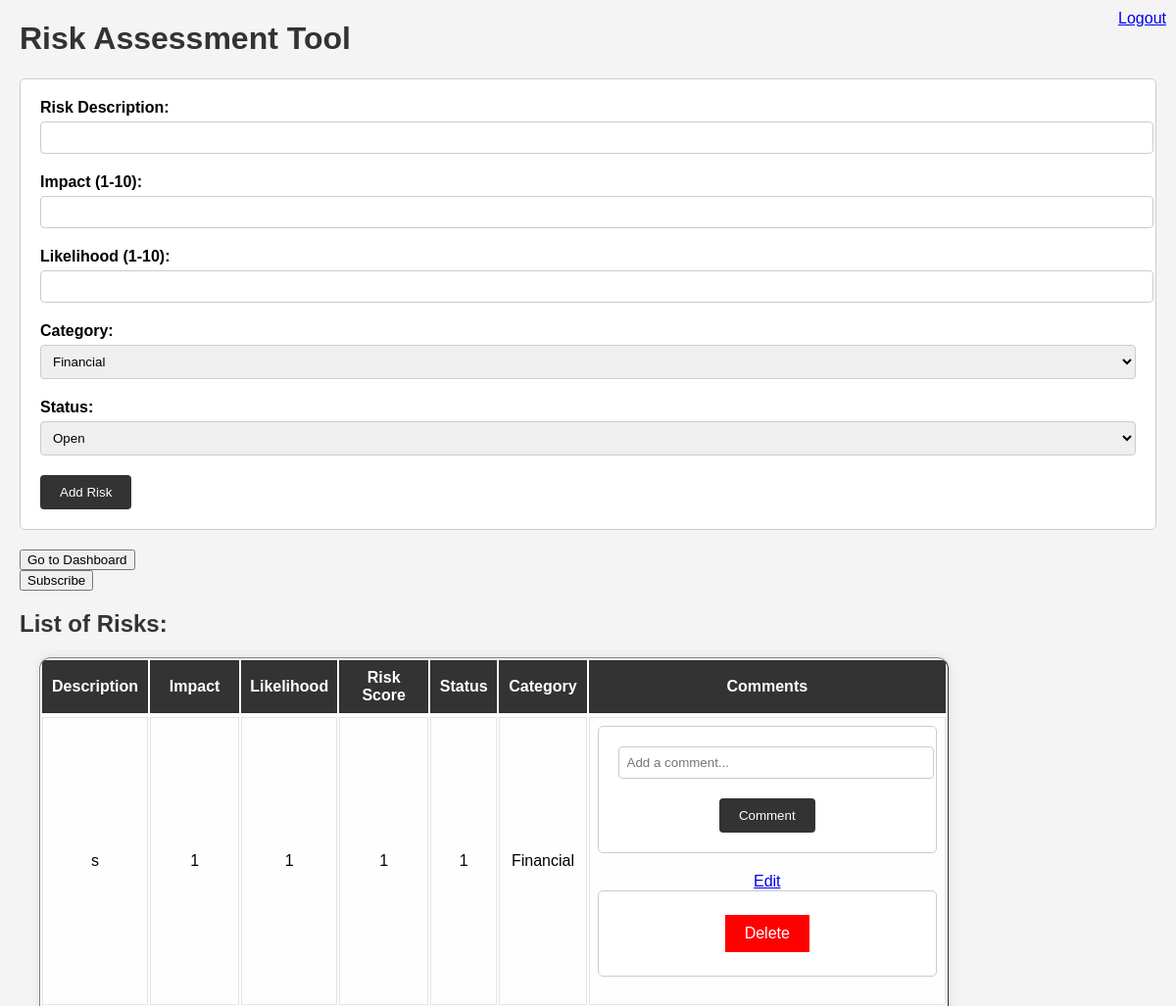
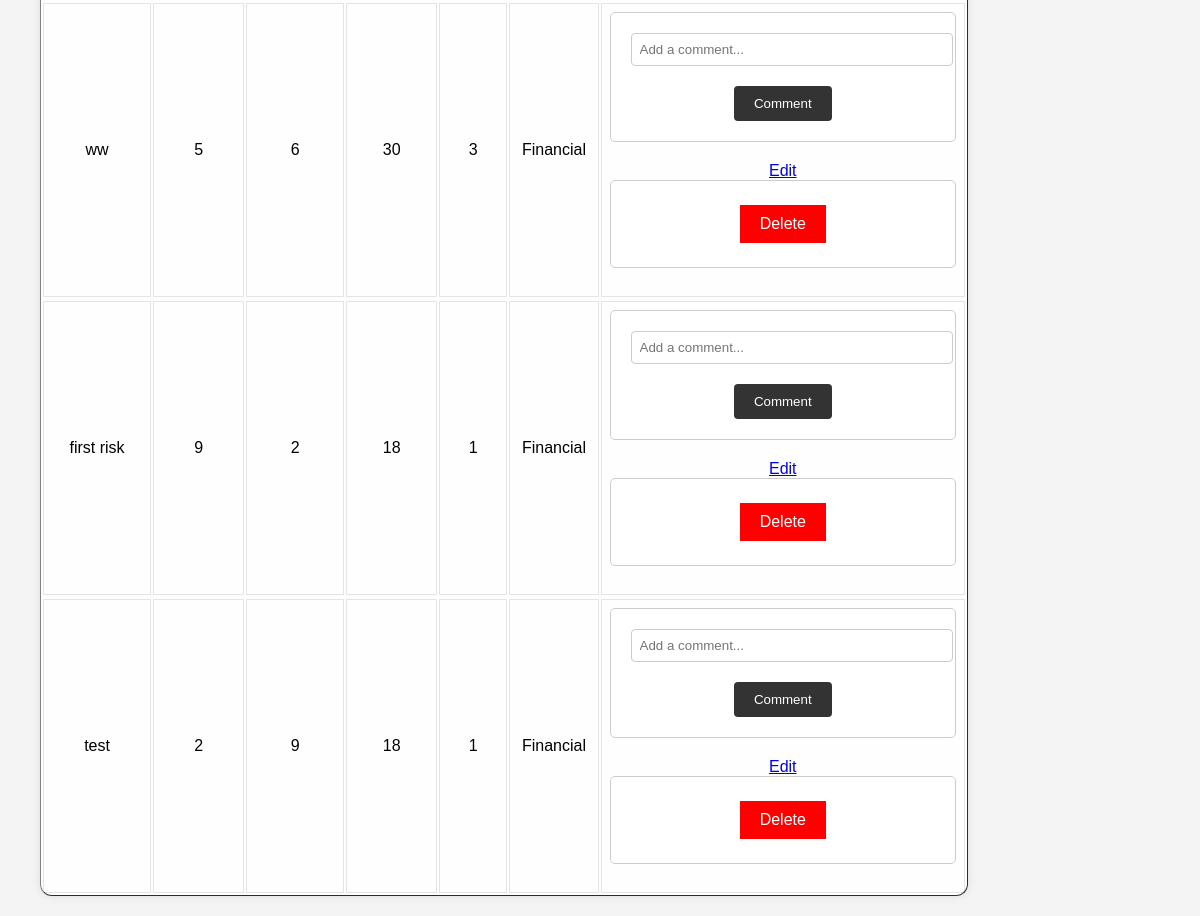
Page / (signed in) on the earlier database version (2 pictures, top to bottom).
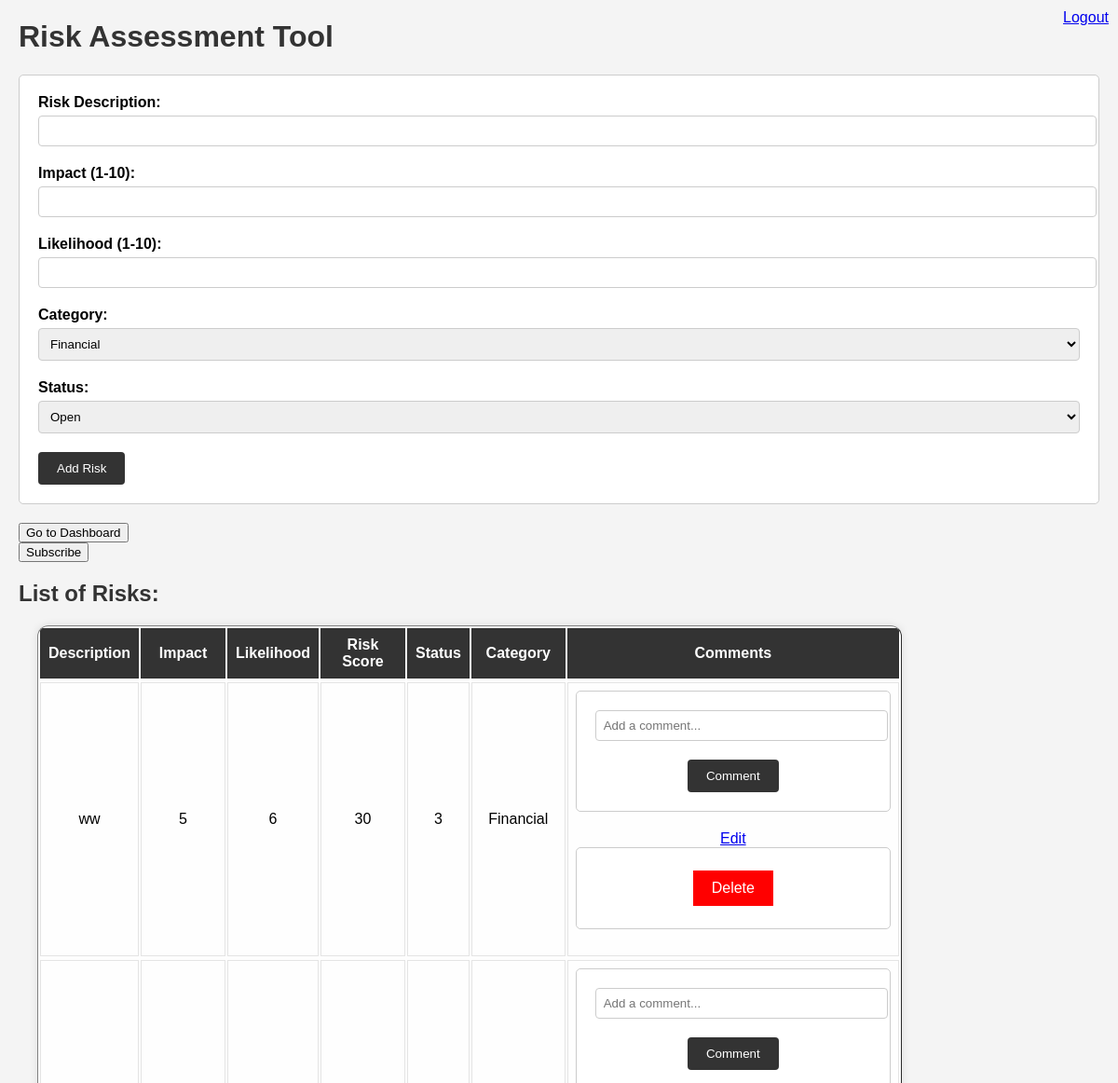
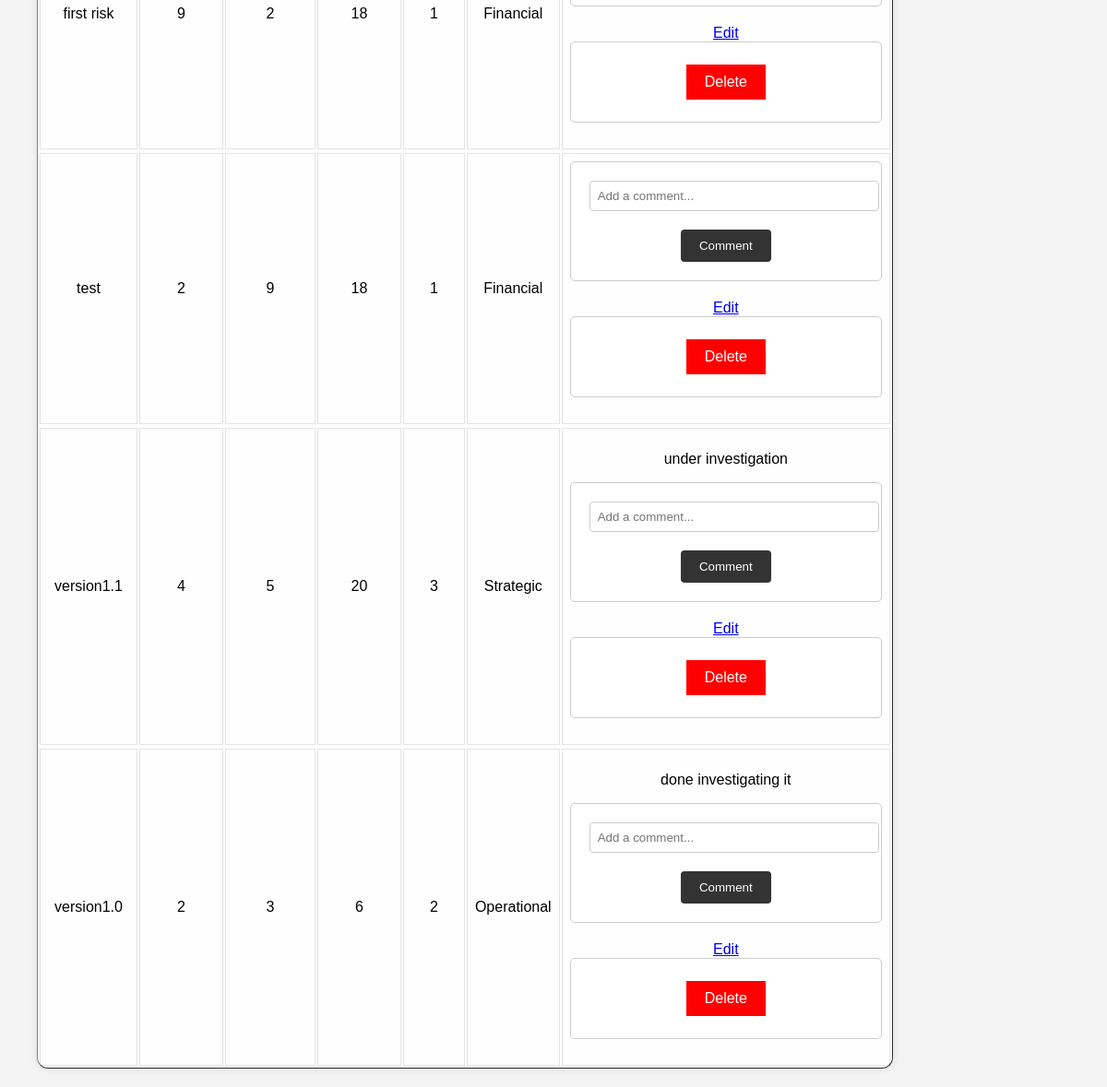
Same page on the later database version (2 pictures, top to bottom).
### tables this page shows
CREATE TABLE Risks (
        id INTEGER PRIMARY KEY,
        description TEXT NOT NULL,
        impact INTEGER NOT NULL,
        likelihood INTEGER NOT NULL,
        risk_score INTEGER NOT NULL,
        category_id INTEGER
    , status_id INTEGER REFERENCES Statuses(id));

CREATE TABLE Categories (
        id INTEGER PRIMARY KEY,
        name TEXT NOT NULL UNIQUE
    );

CREATE TABLE Comments (
        id INTEGER PRIMARY KEY,
        risk_id INTEGER,
        comment_text TEXT NOT NULL,
        FOREIGN KEY (risk_id) REFERENCES Risks(id)
    );

### app.py (the view, shortened to what this page needs)
@app.route('/', methods=['GET', 'POST'])
@login_required
def index():
    categories = get_all_categories()
    statuses = get_all_statuses()  # Fetch all statuses
    risks = get_all_risks()
    risks_with_comments = []
    for risk in risks:
        comments = get_comments_for_risk(risk[0])
        risk_data = {
            'risk': risk,
            'comments': comments
        }
        risks_with_comments.append(risk_data)
    print(risks_with_comments)
    return render_template('index.html', risks=risks_with_comments, categories=categories, statuses=statuses)

### app.py (called while the page is built)
@login_manager.user_loader
def load_user(user_id):
    return User.get(user_id)

### models.py (called while the page is built)
    @staticmethod
    def get(user_id):
        user_data = get_user_by_id(user_id)
        if user_data:
            return User(user_data[0], user_data[1], user_data[2])
        return None

    @property
    def is_authenticated(self):
        return True

### risk_assessment_db.py (called while the page is built)
def get_all_risks():
    conn = sqlite3.connect('risks.db')
    cursor = conn.cursor()
    cursor.execute("""
    SELECT Risks.*, Categories.name, Statuses.status_name
    FROM Risks
    LEFT JOIN Categories ON Risks.category_id = Categories.id
    LEFT JOIN Statuses ON Risks.status_id = Statuses.id
    """)
    risks = cursor.fetchall()
    conn.close()
    return risks

def get_all_categories():
    conn = sqlite3.connect('risks.db')
    cursor = conn.cursor()
    cursor.execute("SELECT * FROM Categories")
    categories = cursor.fetchall()
    conn.close()
    return categories

def get_user_by_id(user_id):
    conn = sqlite3.connect('risks.db')
    cursor = conn.cursor()
    cursor.execute("SELECT * FROM Users WHERE id=?", (user_id,))
    user = cursor.fetchone()
    conn.close()
    return user

def get_comments_for_risk(risk_id):
    conn = sqlite3.connect('risks.db')
    cursor = conn.cursor()
    cursor.execute("SELECT * FROM Comments WHERE risk_id=?", (risk_id,))
    comments = cursor.fetchall()
    conn.close()
    return comments

def get_all_statuses():
    with sqlite3.connect('risks.db') as conn:
        return conn.execute("SELECT * FROM Statuses").fetchall()

### templates/index.html (shortened to what this page needs)
<!DOCTYPE html>
<html>
<head>
    <link rel="stylesheet" href="{{ url_for('static', filename='styles.css') }}">
</head>
<body>
    <div id="logout-btn">
        <a href="{{ url_for('logout') }}">Logout</a>
    </div>
    <h1>Risk Assessment Tool</h1>
    <form action="/" method="post">
        <label for="description">Risk Description:</label>
        <input type="text" name="description" required><br>
        <label for="impact">Impact (1-10):</label>
        <input type="number" name="impact" min="1" max="10" required><br>
        <label for="likelihood">Likelihood (1-10):</label>
        <input type="number" name="likelihood" min="1" max="10" required><br>
        <label for="category">Category:</label>
        {% if categories %}
        <select name="category">
            {% for category in categories %}
            <option value="{{ category[0] }}">{{ category[1] }}</option>
            {% endfor %}
        </select>
        {% else %}
        <p>No categories available. Please add some categories first.</p>
        {% endif %}
        <label for="status">Status:</label>
        {% if statuses %}
        <select name="status">
            {% for status in statuses %}
            <option value="{{ status[0] }}">{{ status[1] }}</option>
            {% endfor %}
        </select><br>
        {% else %}
        <p>No statuses available. Please add some statuses first.</p>
        {% endif %}
        <input type="submit" value="Add Risk">
    </form>
    <a href="{{ url_for('dashboard') }}">
        <button>Go to Dashboard</button>
    </a>
    <div>
    <a href="{{ url_for('subscribe') }}" >
        <button>Subscribe</button>
    </a>
    </div>
    <h2>List of Risks:</h2>
    <table border="1">
        <tr>
            <th>Description</th>
            <th>Impact</th>
            <th>Likelihood</th>
            <th>Risk Score</th>
            <th>Status</th>
            <th>Category</th>
            <th>Comments</th>
        </tr>
        {% for risk_data in risks %}
            <td>{{ risk_data['risk'][1] }}</td>
            <td>{{ risk_data['risk'][2] }}</td>
            <td>{{ risk_data['risk'][3] }}</td>
            <td>{{ risk_data['risk'][4] }}</td>
            <td>{{ risk_data['risk'][6] }}</td>
            <td>{{ risk_data['risk'][7] }}</td>
            <td>
                {% for comment in risk_data['comments'] %}
                <p>{{ comment[2] }}</p>
                {% endfor %}
                <form action="/add_comment/{{ risk_data['risk'][0] }}" method="post">
                    <input type="text" name="comment_text" placeholder="Add a comment..." required>
                    <input type="submit" value="Comment">
                </form>
                <a href="{{ url_for('edit_risk', risk_id=risk_data['risk'][0]) }}">Edit</a>
                <form action="{{ url_for('delete_risk', risk_id=risk_data['risk'][0]) }}" method="post" onsubmit="return confirm('Are you sure you want to delete this risk?');">
                    <button class="delete-button" onclick="return confirmDelete();" type="submit">Delete</button>
                </form>
            </td>
        {% endfor %}
    </table>
</body>
</html>

### static/styles.css (style rules this page uses)
body { font-family: Arial, sans-serif; margin: 20px; background: #f4f4f4; }
h1, h2 { color: #333; }
form { background: #fff; padding: 20px; margin-bottom: 20px; border: 1px solid #ccc; border-radius: 5px; }
label { font-weight: bold; display: block; margin-bottom: 5px; }
input[type="text"], input[type="number"], select { width: 100%; padding: 8px; margin-bottom: 20px; border: 1px solid #ccc; border-radius: 4px; }
input[type="submit"] { background: #333; color: #fff; padding: 10px 20px; border: none; border-radius: 4px; cursor: pointer; }
table { width: 80%; border-collapse: separate; margin: 20px 0px 20px 20px; background: rgba(255, 255, 255, 0.9); border-radius: 12px; overflow: hidden; box-shadow: 0 0 10px rgba(0, 0, 0, 0.1); }
th, td { border: 1px solid rgba(0, 0, 0, 0.1); text-align: left; padding: 8px; text-align: center; }
th { background-color: rgba(0, 0, 0, 0.8); color: #fff; }
td:nth-child(2), td:nth-child(3), td:nth-child(4) { width: 10%; }
button.delete-button { background-color: red; color: white; border: none; padding: 10px 20px; text-align: center; text-decoration: none; display: inline-block; font-size: 16px; margin: 4px 2px; cursor: pointer; }

### templates/index.html (style rules this page uses)
#logout-btn { position: absolute; top: 10px; right: 10px; }

Differences in the rows shown:
removed Risks: description "s", impact "1", likelihood "1", risk_score "1", status "1"
added Risks: description "version1.1", impact "4", likelihood "5", risk_score "20", status "3"
now on this page (row unchanged): Categories: name "Strategic"
added Comments: comment_text "under investigation", shown under "version1.1"
added Risks: description "version1.0", impact "2", likelihood "3", risk_score "6", status "2"
now on this page (row unchanged): Categories: name "Operational"
added Comments: comment_text "done investigating it", shown under "version1.0"
Other differences:
new list line: " Comment Edit Delete"
list line gone: "Financial"
list line gone: " Comment Edit Delete"
